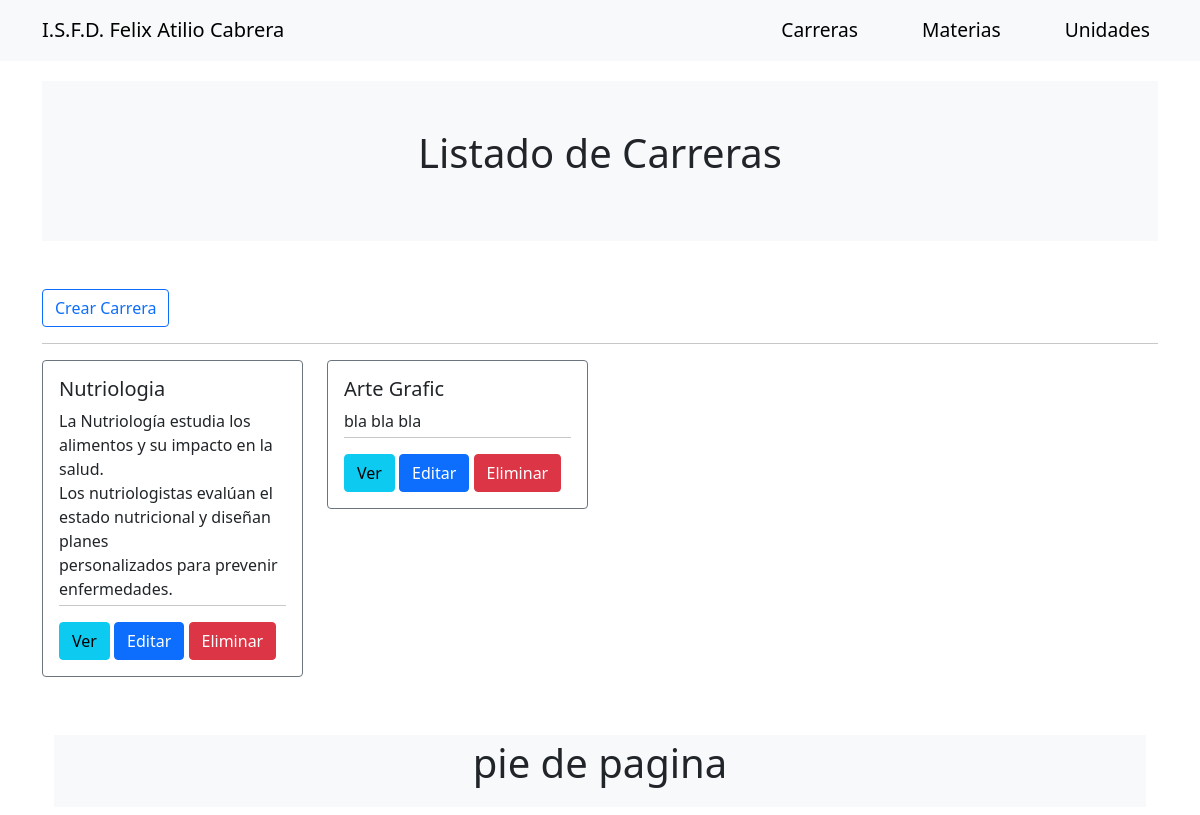
The page / on the database its author committed.
### tables this page shows
CREATE TABLE `carreras` (
  `id` int(11) NOT NULL,
  `title` varchar(11) NOT NULL,
  `content` varchar(275) NOT NULL
);

### index.php (called while the page is built, shortened)
<?php
require_once ('model/db.php');
$controller = new $controllerName();
$dataToView["data"] = array();
if (method_exists($controller, $_GET["action"])) {
    $dataToView["data"] = $controller->{$_GET["action"]}();
}
require_once ('view/template/header.php');
require_once ('view/' . $controller->view . '.php');
require_once ('view/template/footer.php');
?>

### model/db.php (called while the page is built, shortened)
<?php
class Db {
    public function __construct() {
        $this->host = constant('DB_HOST');
        $this->db = constant('DB');
        $this->user = constant('DB_USER');
        $this->pass = constant('DB_PASS');
        try {
            $this->conection = new PDO('mysql:host=' . $this->host . ';dbname=' . $this->db, $this->user, $this->pass);
        } catch (PDOException $e) {
            echo $e->getMessage();
            exit();
        }
    }
}
?>

### model/Carreras_model.php (called while the page is built, shortened)
<?php
class Carreras {
    private $table = 'Carreras';
    private $conection;
    private function getConection(){
        $dbObj = new Db();
        $this->conection = $dbObj->conection;
    }
    public function getCarreras(){
        $sql = "SELECT * FROM ".$this->table;
        $stmt = $this->conection->prepare($sql);
        $stmt->execute();
        return $stmt->fetchAll();
    }
}
?>

### controller/Carreras.php (called while the page is built, shortened)
<?php
require_once ('model/Carreras_model.php');
class CarrerasController{
    public function __construct() {
    $this->CarreraObj = new Carreras();
    }
    public function lista(){
        return $this->CarreraObj->getCarreras();
    }
}
?>

### view/List_carreras.php (the view)
<div class="row">
    <div class="col-md-12 text-right">
        <a href="index.php?controller=Carreras&action=nuevo" class="btn btn-outline-primary">Crear Carrera</a>
        <hr/>
    </div>
    <?php
    if (count($dataToView["data"]) > 0) {
        foreach ($dataToView["data"] as $carrera) {
    ?>
            <div class="col-md-3">
                <div class="card-body border border-secondary rounded">
                    <h5 class="card-title"><?php echo $carrera['title']; ?></h5>
                    <div class="card-text"><?php echo nl2br($carrera['content']); ?></div>
                    <hr class="mt-1"/>
                    <a href="index.php?controller=Materias&action=listaMateriaSeleccionada&id=<?php echo $carrera['id']; ?>" class="btn btn-info">Ver</a>
                    <a href="index.php?controller=Carreras&action=editar&id=<?php echo $carrera['id']; ?>" class="btn btn-primary">Editar</a>
                    <a href="index.php?controller=Carreras&action=confirmDelete&id=<?php echo $carrera['id']; ?>" class="btn btn-danger">Eliminar</a>
                </div>
            </div>
    <?php
        }
    } else {
    ?>
        <div class="alert alert-info">
            Actualmente no existen notas.
        </div>
    <?php
    }
    ?>
</div>

### rows shown on the page
carreras: title "Nutriologia", content "La Nutriología estudia los alimentos y su impacto en la salud. Los nutriologistas evalúan el estado nutricional y diseñan planes personalizados para prevenir enfermedades."
carreras: title "Arte Grafic", content "bla bla bla"

### other values the page prints
$controller->titulo_pagina "Listado de Carreras"
